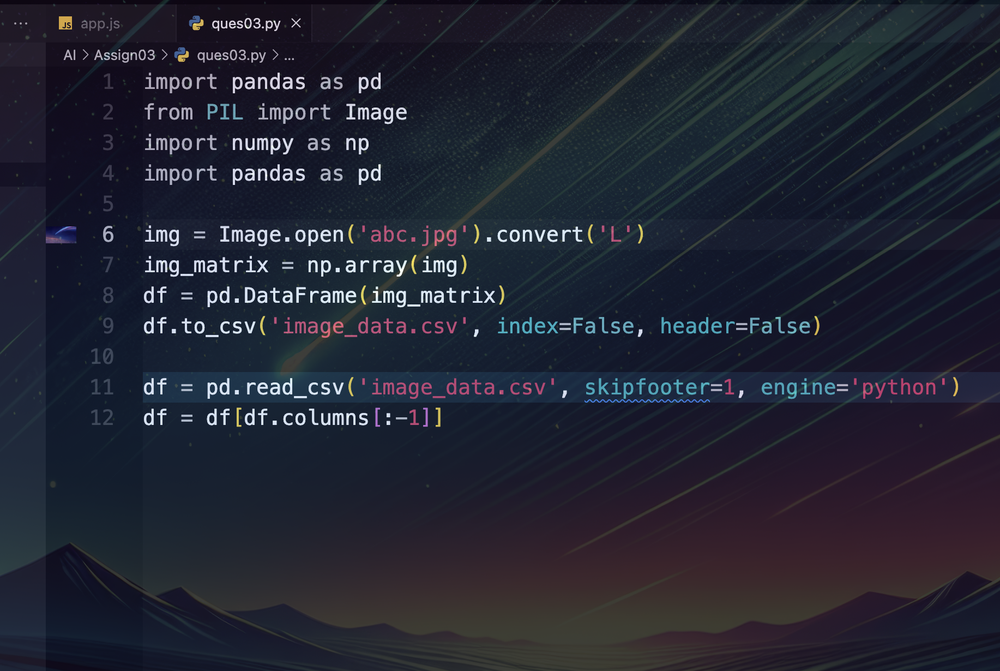
#> input picture Assign03/i.png, 1000 x 671 px, shrunk from 1834 x 1230 before the run
$ python ques03.py
#> lines starting #> are read from the running program, lines starting #| are printed output that depends on the picture
from PIL import Image
import numpy as np
import pandas as pd

img = Image.open('i.png').convert('L')
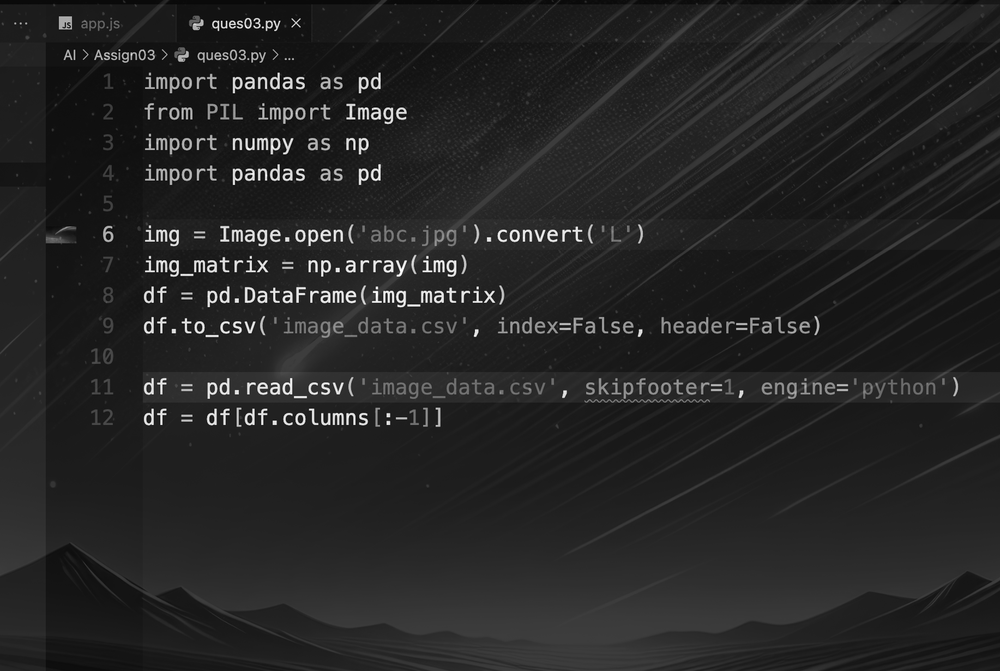
#> img: PIL image 1000x671 L; min 0, max 255, mean 37.1
img_matrix = np.array(img)
df = pd.DataFrame(img_matrix)
#> df = table of 671 rows and 1000 columns
df.to_csv('image_data.csv', index=False, header=False)

df = pd.read_csv('image_data.csv', skipfooter=1, engine='python')
df = df[df.columns[:-1]]
